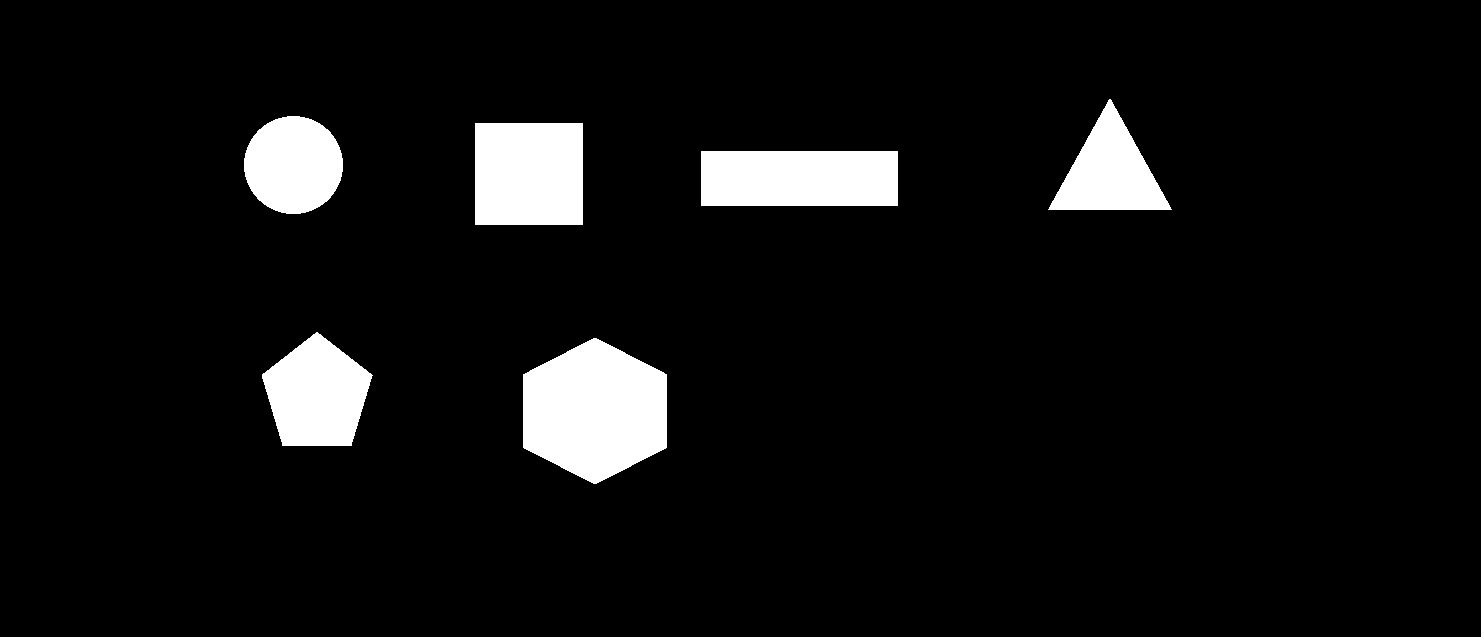
#> input picture shapes.png, 1481 x 637 px
$ python shape_detector.py
#> lines starting #> are read from the running program, lines starting #| are printed output that depends on the picture; after the words box and inside, x2 and y2 are one past the last pixel; in counts of white or black regions, pixels touching at a corner belong together
import cv2
import numpy as np

def detect_shapes(image_path):
    # Load image
#> called with image_path = 'shapes.png'
    image = cv2.imread(image_path)
#> image is the input picture: shape (637, 1481, 3); 6.5% white; 6 white regions, box (x1, y1, x2, y2) and area: (523, 338, 667, 484) 15900, (475, 123, 583, 225) 11016, (701, 151, 898, 206) 10835, (262, 332, 373, 446) 8799, (244, 116, 343, 214) 7614, (1048, 99, 1172, 210) 6990
    if image is None:
        raise ValueError("Image not found. Check the path.")

    # Convert to grayscale
    gray = cv2.cvtColor(image, cv2.COLOR_BGR2GRAY)

    # Apply blur to reduce noise
    blurred = cv2.GaussianBlur(gray, (5, 5), 0)

    # Detect edges
    edged = cv2.Canny(blurred, 50, 150)
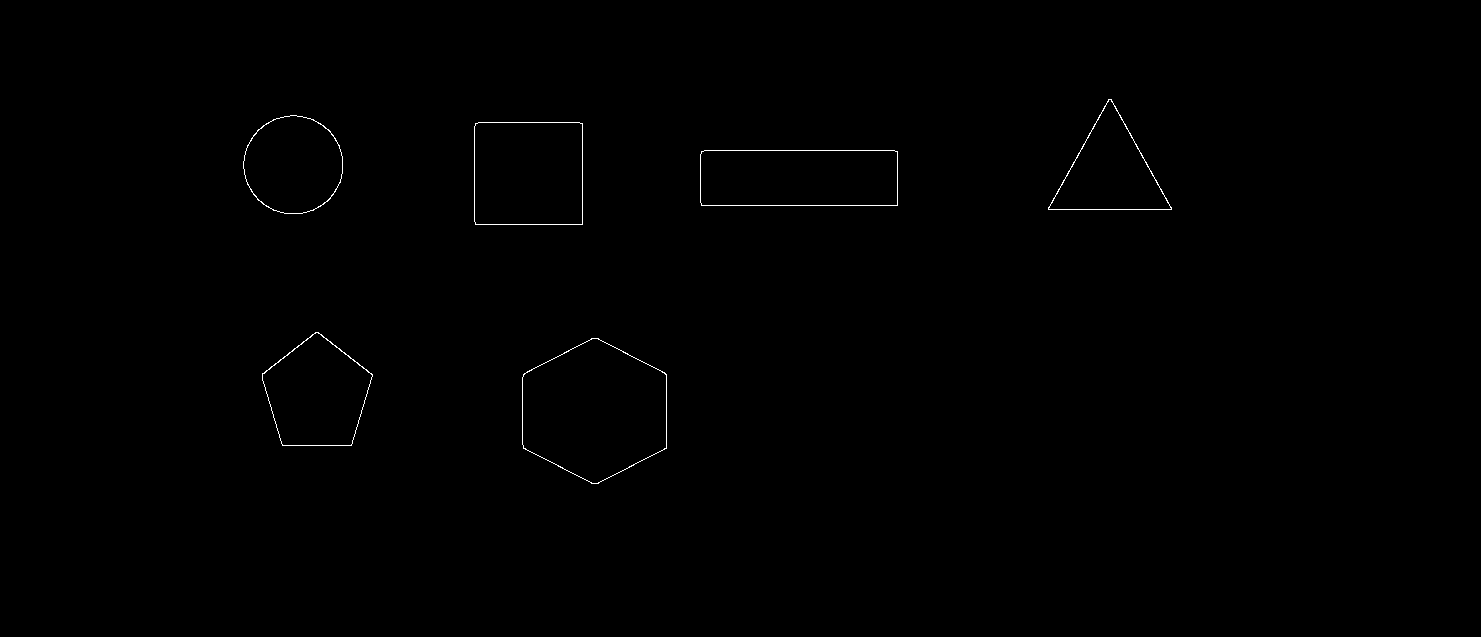
#> edged: shape (637, 1481); 0.27% white in thin lines or dots, all inside (x1, y1, x2, y2) = (243, 99, 1172, 484)

    # Find contours
    contours, _ = cv2.findContours(edged, cv2.RETR_EXTERNAL, cv2.CHAIN_APPROX_SIMPLE)
#> contours = 6 contours; box (x1, y1, x2, y2) and area: (522, 338, 667, 484) 15903, (474, 122, 583, 225) 11005, (700, 150, 898, 206) 10824, (262, 332, 373, 446) 8790, (243, 115, 343, 214) 7628, (1048, 99, 1172, 210) 6962

    for contour in contours:
        # Approximate the contour
        peri = cv2.arcLength(contour, True)
        approx = cv2.approxPolyDP(contour, 0.04 * peri, True)

        # Get bounding box for placing text
        x, y, w, h = cv2.boundingRect(approx)

        # Detect shape by number of vertices
        shape = "Unidentified"
        if len(approx) == 3:
            shape = "Triangle"
        elif len(approx) == 4:
            # Check aspect ratio to differentiate square vs rectangle
            aspect_ratio = float(w) / h
            if 0.85 <= aspect_ratio <= 1.15:
                shape = "Square"
            else:
                shape = "Rectangle"
        elif len(approx) > 6:
            shape = "Circle"
        else:
            shape = f"Polygon ({len(approx)} sides)"

        # Draw contour and shape name
        cv2.drawContours(image, [approx], -1, (0, 255, 0), 3)
        cv2.putText(image, shape, (x, y - 10), cv2.FONT_HERSHEY_SIMPLEX,
                    0.6, (255, 0, 0), 2)
#> this loop made 6 passes
#> (peri, approx, x, y, w, h, shape, aspect_ratio) on passes 3 to 4: (501.7, [[700, 154], [701, 205], [897, 205], [894, 150]], 700, 150, 198, 56, 'Rectangle', 3.54), (417.7, [[475, 123], [475, 224], [582, 224], [582, 123]], 475, 123, 108, 102, 'Square', 1.06)
#> (peri, approx, x, y, w, h, shape) on pass 6: (395.7, [[1108, 99], [1048, 209], [1171, 209]], 1048, 99, 124, 111, 'Triangle')
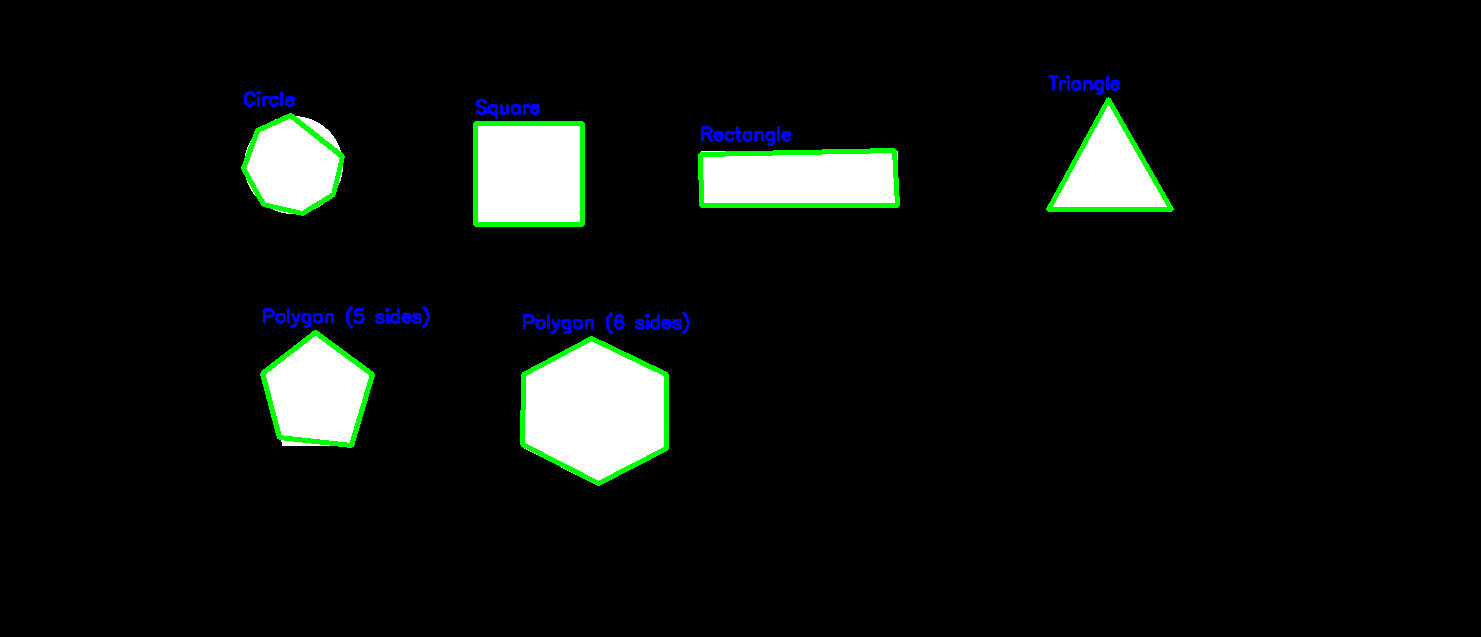
#> image: shape (637, 1481, 3); 1.75% of pixels changed, all inside (x1, y1, x2, y2) = (241, 75, 1174, 486)

    return image


if __name__ == "__main__":
    # Example usage
    input_path = "shapes.png"   # replace with your test image
    output = detect_shapes(input_path)

    cv2.imshow("Detected Shapes", output)
    cv2.waitKey(0)
    cv2.destroyAllWindows()
